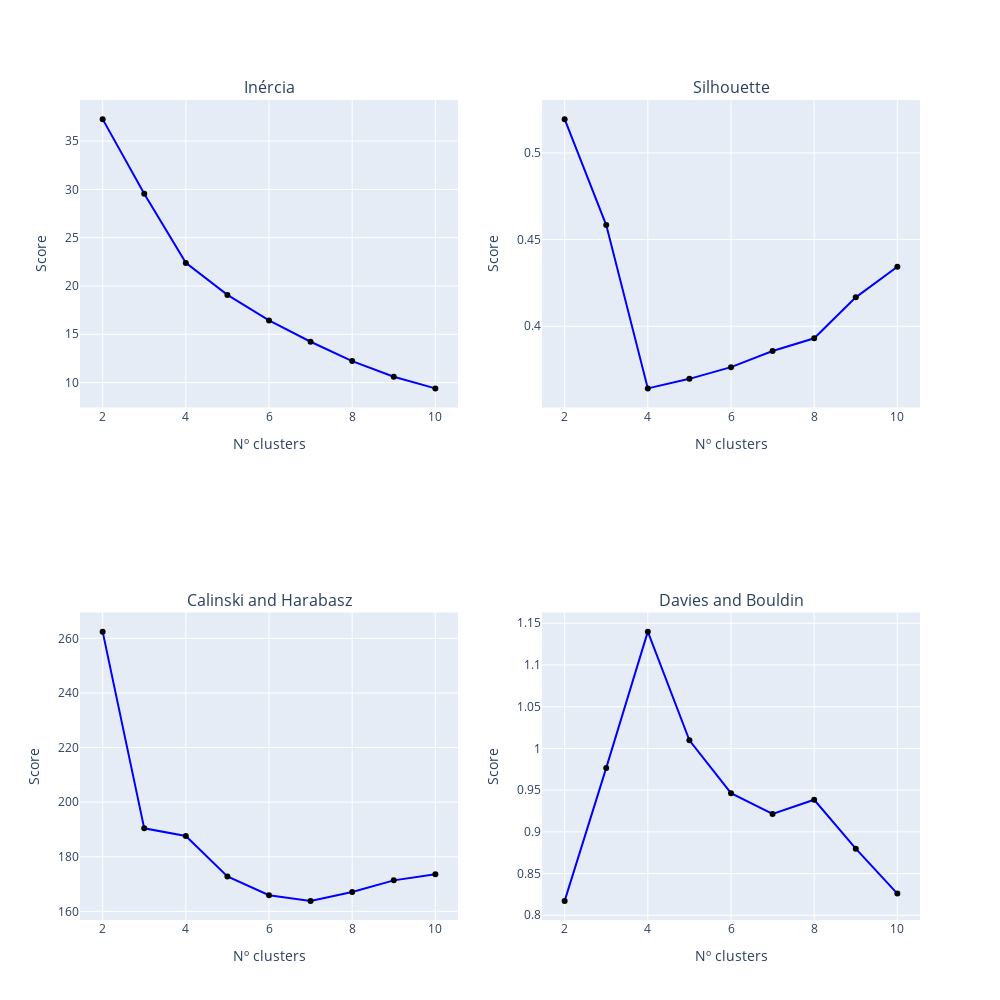

The notebook cell saved with this chart:
### Code cell
# Criando os gráficos das métricas

figu = make_subplots(rows = 2, cols = 2,subplot_titles=("Inércia", "Silhouette", "Calinski and Harabasz", "Davies and Bouldin"))
# Add traces
X = np.arange(2,21)
figu.add_trace(
    go.Scatter(x = X, y = wcss,mode='lines+markers',line={'color' : 'blue'}, marker = {'color' : 'black'}),
    row=1,col=1)
figu.add_trace(
    go.Scatter(x = X, y = sil,mode='lines+markers',line={'color' : 'blue'}, marker = {'color' : 'black'}),
    row=1,col=2)
figu.add_trace(
    go.Scatter(x = X, y = CeH,mode='lines+markers',line={'color' : 'blue'}, marker = {'color' : 'black'}),
    row=2,col=1)
figu.add_trace(
    go.Scatter(x = X, y = DeB,mode='lines+markers',line={'color' : 'blue'}, marker = {'color' : 'black'}),
    row=2,col=2)

# Update xaxis properties
figu.update_xaxes(title_text="Nº clusters", row=1, col=1)
figu.update_xaxes(title_text="Nº clusters", row=1, col=2)
figu.update_xaxes(title_text="Nº clusters", row=2, col=1)
figu.update_xaxes(title_text="Nº clusters", row=2, col=2)

# Update yaxis properties
figu.update_yaxes(title_text="Score", row=1, col=1)
figu.update_yaxes(title_text="Score", row=1, col=2)
figu.update_yaxes(title_text="Score", row=2, col=1)
figu.update_yaxes(title_text="Score", row=2, col=2)
figu.update_layout(showlegend=False,height=1000, width=1000)
figu.show()

### Figure 1 — Plotly figure (JSON) as saved in the notebook; plotly's stock layout.template omitted (floating-point values rounded to 4 significant figures)
{"data": [{"line": {"color": "blue"}, "marker": {"color": "black"}, "mode": "lines+markers", "type": "scatter", "x": [2, 3, 4, 5, 6, 7, 8, 9, 10, 11, 12, 13, 14, 15, 16, 17, 18, 19, 20], "xaxis": "x", "y": [37.27, 29.55, 22.39, 19.08, 16.43, 14.23, 12.22, 10.6, 9.4], "yaxis": "y"}, {"line": {"color": "blue"}, "marker": {"color": "black"}, "mode": "lines+markers", "type": "scatter", "x": [2, 3, 4, 5, 6, 7, 8, 9, 10, 11, 12, 13, 14, 15, 16, 17, 18, 19, 20], "xaxis": "x2", "y": [0.5195, 0.4584, 0.3642, 0.3697, 0.3764, 0.3857, 0.393, 0.4167, 0.4343], "yaxis": "y2"}, {"line": {"color": "blue"}, "marker": {"color": "black"}, "mode": "lines+markers", "type": "scatter", "x": [2, 3, 4, 5, 6, 7, 8, 9, 10, 11, 12, 13, 14, 15, 16, 17, 18, 19, 20], "xaxis": "x3", "y": [262.5, 190.4, 187.6, 172.8, 165.9, 163.8, 167.1, 171.4, 173.6], "yaxis": "y3"}, {"line": {"color": "blue"}, "marker": {"color": "black"}, "mode": "lines+markers", "type": "scatter", "x": [2, 3, 4, 5, 6, 7, 8, 9, 10, 11, 12, 13, 14, 15, 16, 17, 18, 19, 20], "xaxis": "x4", "y": [0.8173, 0.9766, 1.14, 1.01, 0.9464, 0.9214, 0.9385, 0.8798, 0.826], "yaxis": "y4"}], "layout": {"annotations": [{"font": {"size": 16}, "showarrow": false, "text": "Inércia", "x": 0.225, "xanchor": "center", "xref": "paper", "y": 1, "yanchor": "bottom", "yref": "paper"}, {"font": {"size": 16}, "showarrow": false, "text": "Silhouette", "x": 0.775, "xanchor": "center", "xref": "paper", "y": 1, "yanchor": "bottom", "yref": "paper"}, {"font": {"size": 16}, "showarrow": false, "text": "Calinski and Harabasz", "x": 0.225, "xanchor": "center", "xref": "paper", "y": 0.375, "yanchor": "bottom", "yref": "paper"}, {"font": {"size": 16}, "showarrow": false, "text": "Davies and Bouldin", "x": 0.775, "xanchor": "center", "xref": "paper", "y": 0.375, "yanchor": "bottom", "yref": "paper"}], "height": 1000, "showlegend": false, "width": 1000, "xaxis": {"anchor": "y", "autorange": true, "domain": [0, 0.45], "range": [1.455, 10.54], "title": {"text": "Nº clusters"}, "type": "linear"}, "xaxis2": {"anchor": "y2", "autorange": true, "domain": [0.55, 1], "range": [1.455, 10.54], "title": {"text": "Nº clusters"}, "type": "linear"}, "xaxis3": {"anchor": "y3", "autorange": true, "domain": [0, 0.45], "range": [1.455, 10.54], "title": {"text": "Nº clusters"}, "type": "linear"}, "xaxis4": {"anchor": "y4", "autorange": true, "domain": [0.55, 1], "range": [1.455, 10.54], "title": {"text": "Nº clusters"}, "type": "linear"}, "yaxis": {"anchor": "x", "autorange": true, "domain": [0.625, 1], "range": [7.42, 39.25], "title": {"text": "Score"}, "type": "linear"}, "yaxis2": {"anchor": "x2", "autorange": true, "domain": [0.625, 1], "range": [0.3531, 0.5305], "title": {"text": "Score"}, "type": "linear"}, "yaxis3": {"anchor": "x3", "autorange": true, "domain": [0, 0.375], "range": [156.8, 269.5], "title": {"text": "Score"}, "type": "linear"}, "yaxis4": {"anchor": "x4", "autorange": true, "domain": [0, 0.375], "range": [0.7943, 1.163], "title": {"text": "Score"}, "type": "linear"}}}
